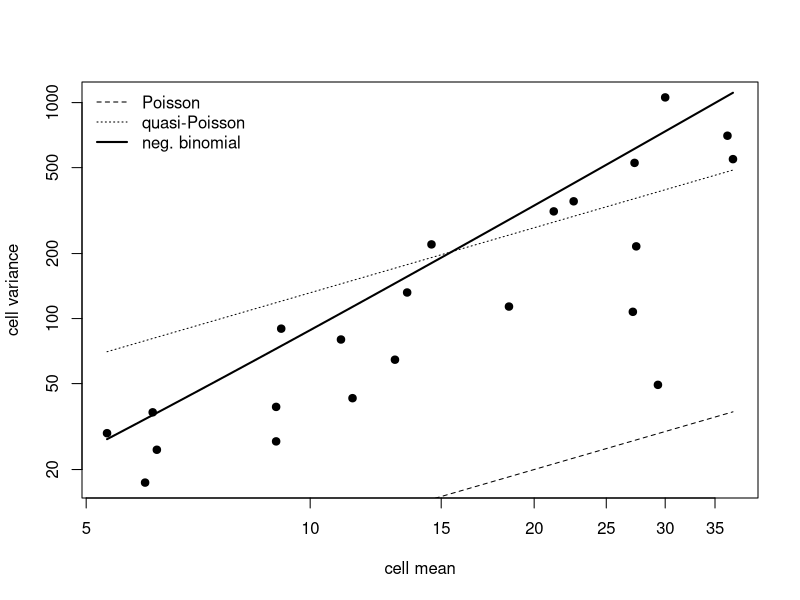
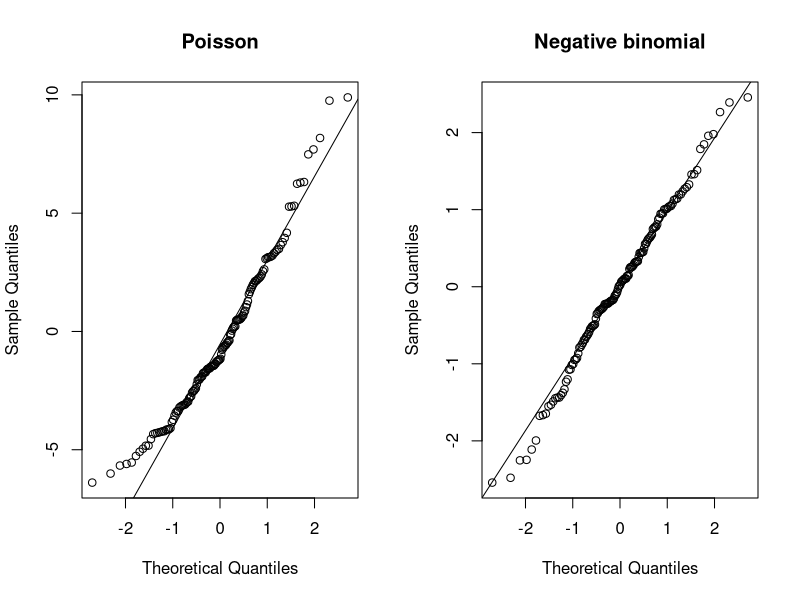

Recreate these plots in R, in order.
# Session 10 — Overdispersion: school absences
# Statistical Modelling (BAM), IE University
# Prof. Dae-Jin Lee (daelee@faculty.ie.edu)
# Same code as 10-overdispersion-quine.Rmd. Run from this folder.

# ---- poisson ----
library(MASS)
fp <- glm(Days ~ Eth + Sex + Age + Lrn, family = poisson, data = quine)
X2 <- sum(residuals(fp, type = "pearson")^2)
c(phi_pearson = X2 / df.residual(fp), phi_deviance = deviance(fp) / df.residual(fp))

# ---- ct-test ----
y <- quine$Days; mu <- fitted(fp)
aux <- lm(((y - mu)^2 - y) / mu ~ 0 + mu)
ct <- summary(aux)$coefficients
c(alpha = ct[1, 1], t = ct[1, 3], p_one_sided = pt(ct[1, 3], df.residual(aux), lower.tail = FALSE))

# ---- quasi ----
fq <- glm(Days ~ Eth + Sex + Age + Lrn, family = quasipoisson, data = quine)
summary(fq)$dispersion
round(cbind(est = coef(fp), se_pois = sqrt(diag(vcov(fp))), se_quasi = sqrt(diag(vcov(fq)))), 3)

# ---- nb ----
fnb <- glm.nb(Days ~ Eth + Sex + Age + Lrn, data = quine)
c(k = fnb$theta, se_k = fnb$SE.theta)
round(cbind(est_nb = coef(fnb), se_nb = sqrt(diag(vcov(fnb)))), 3)
AIC(fp, fnb)
# LR test of k = infinity (Poisson) is on the boundary: halve the chi-square(1) p-value
LR <- 2 * (as.numeric(logLik(fnb)) - as.numeric(logLik(fp)))
c(LR = LR, p = 0.5 * pchisq(LR, 1, lower.tail = FALSE))

# ---- meanvar ----
cells <- aggregate(Days ~ Eth + Sex + Age + Lrn, data = quine,
                   FUN = function(d) c(m = mean(d), v = var(d), n = length(d)))
cells <- data.frame(cells[, 1:4], cells$Days)
cells <- subset(cells, n >= 3)
plot(v ~ m, data = cells, log = "xy", pch = 19, xlab = "cell mean", ylab = "cell variance")
mm <- seq(min(cells$m), max(cells$m), length.out = 100)
lines(mm, mm, lty = 2)                                 # Poisson
lines(mm, summary(fq)$dispersion * mm, lty = 3)       # quasi-Poisson
lines(mm, mm + mm^2 / fnb$theta, lwd = 2)              # negative binomial
legend("topleft", c("Poisson", "quasi-Poisson", "neg. binomial"),
       lty = c(2, 3, 1), lwd = c(1, 1, 2), bty = "n")

# ---- zeros ----
c(observed = sum(y == 0),
  poisson  = sum(dpois(0, fitted(fp))),
  negbin   = sum(dnbinom(0, size = fnb$theta, mu = fitted(fnb))))

# ---- rqr ----
rqr <- function(y, F, ...) {               # as in 10-residuals.Rmd
  lo <- F(y - 1, ...); hi <- F(y, ...); u <- runif(length(y))
  up_lo <- F(y, ..., lower.tail = FALSE); up_hi <- F(y - 1, ..., lower.tail = FALSE)
  ifelse(lo < 0.5, qnorm(lo + u * (hi - lo)),
         qnorm(up_lo + u * (up_hi - up_lo), lower.tail = FALSE))
}
set.seed(2027)
rq_pois <- rqr(y, ppois, lambda = fitted(fp))
rq_nb   <- rqr(y, pnbinom, size = fnb$theta, mu = fitted(fnb))
range(rq_pois); range(rq_nb)
op <- par(mfrow = c(1, 2))
qqnorm(rq_pois, main = "Poisson"); qqline(rq_pois)
qqnorm(rq_nb, main = "Negative binomial"); qqline(rq_nb)
par(op)
